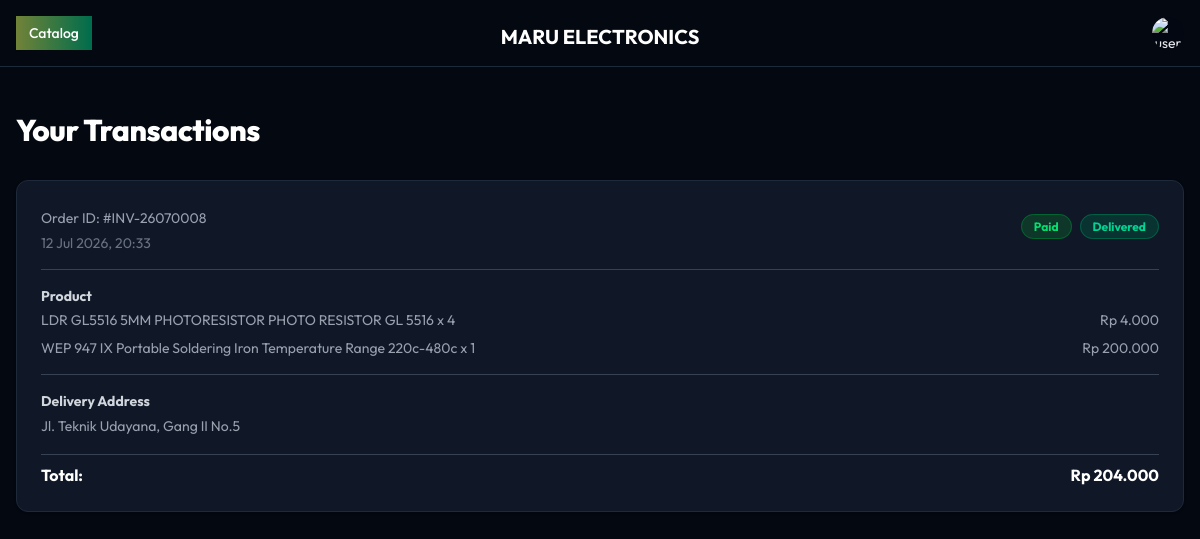
Screenshot of /transaction.php (signed in) with the database file from the repository.
### tables this page shows
CREATE TABLE `tb_order` (
  `id_order` int NOT NULL AUTO_INCREMENT,
  `id_user` int DEFAULT NULL,
  `total` double(17,2) DEFAULT '0.00',
  `status` tinyint DEFAULT NULL,
  `shipping_status` int DEFAULT '0',
  `delivery_address` text,
  `payment_type` varchar(125) DEFAULT NULL,
  `created_at` datetime DEFAULT NULL,
  PRIMARY KEY (`id_order`)
);

CREATE TABLE `tb_order_detail` (
  `id_order_det` int NOT NULL AUTO_INCREMENT,
  `id_order` int DEFAULT NULL,
  `id_product` int DEFAULT NULL,
  `qty` bigint DEFAULT NULL,
  `price` double(17,2) DEFAULT '0.00',
  PRIMARY KEY (`id_order_det`)
);

CREATE TABLE `tb_product` (
  `id_product` int NOT NULL AUTO_INCREMENT,
  `product_name` varchar(75) DEFAULT NULL,
  `price` double(17,2) DEFAULT '0.00',
  `stock` bigint DEFAULT NULL,
  `desc` text,
  `img` text,
  PRIMARY KEY (`id_product`)
);

### transaction.php (the view, shortened to what this page needs)
<!DOCTYPE html>
<html lang="en">
<head>
    <link href="src/output.css" rel="stylesheet">
    <?php
        include 'config/koneksi.php';
        $id_user = $_SESSION['id_user'];
    ?>
</head>
<body class="dark bg-main-blue font-sans text-gray-200">
    <?php
        include 'include/navbar.php';
    ?>
    <main class="pt-28 pb-20 px-4 max-w-screen-xl mx-auto min-h-screen">
        <h1 class="text-3xl font-extrabold text-white mb-8 tracking-tight">Your Transactions</h1>
        <div class="space-y-6">
            <?php
            $query_order = mysqli_query($conn, "SELECT * FROM db_maruelectronics.tb_order WHERE id_user = '$id_user' ORDER BY created_at DESC");
            if (mysqli_num_rows($query_order) == 0) {
                echo '<div class="bg-neutral-primary-soft border border-default p-10 rounded-xl text-center">
                        <p class="text-gray-400">You have no transaction history.</p>
                      </div>';
            } else {
                while ($order = mysqli_fetch_assoc($query_order)) {
                    if ($order['status'] == 1) {
                        $status_badge = '<span class="bg-green-900/50 text-green-400 border border-green-800 text-xs font-bold px-3 py-1 rounded-full">Paid</span>';
                    } elseif ($order['status'] == 2) {
                        $status_badge = '<span class="bg-red-900/50 text-red-400 border border-red-800 text-xs font-bold px-3 py-1 rounded-full">Failed / Expired</span>';
                    } else {
                        $status_badge = '<span class="bg-yellow-900/50 text-yellow-400 border border-yellow-800 text-xs font-bold px-3 py-1 rounded-full">Pending Payment</span>';
                    }
                    $shipping_badge = '';
                    if ($order['status'] == 1) {
                        if ($order['shipping_status'] == 0) {
                            $shipping_badge = '<span class="bg-gray-800 text-gray-300 border border-gray-600 text-xs font-bold px-3 py-1 rounded-full ml-2">Processing</span>';
                        } elseif ($order['shipping_status'] == 2) {
                            $shipping_badge = '<span class="bg-emerald-900/50 text-emerald-400 border border-emerald-800 text-xs font-bold px-3 py-1 rounded-full ml-2">Delivered</span>';
                        }
                    }
            ?>
                <div class="bg-neutral-primary-soft border border-default p-6 rounded-xl shadow-sm">
                    <div class="flex flex-col sm:flex-row justify-between items-start sm:items-center mb-4 pb-4 border-b border-gray-700">
                        <div>
                            <span class="text-sm font-mono text-gray-400">Order ID: #INV-<?php echo date('ym', strtotime($order['created_at'])) . str_pad($order['id_order'], 4, '0', STR_PAD_LEFT); ?></span>
                            <p class="text-sm text-gray-500 mt-1"><?php echo date('d M Y, H:i', strtotime($order['created_at'])); ?></p>
                        </div>
                        <div class="mt-2 sm:mt-0 text-right flex items-center">
                            <div class="mb-2"><?php echo $status_badge . $shipping_badge; ?></div>
                        </div>
                    </div>
                    <div class="space-y-2 mb-2">
                        <h4 class="text-sm font-bold text-gray-300 mb-1">Product</h4>
                        <?php
                        $id_order_current = $order['id_order'];
                        $query_detail = mysqli_query($conn, "SELECT d.qty, d.price, p.product_name FROM db_maruelectronics.tb_order_detail d JOIN db_maruelectronics.tb_product p ON d.id_product = p.id_product WHERE d.id_order = '$id_order_current'");
                        while ($detail = mysqli_fetch_assoc($query_detail)) {
                        ?>
                            <div class="flex justify-between text-sm">
                                <span class="text-gray-400"><?php echo htmlspecialchars($detail['product_name']); ?> x <?php echo $detail['qty']; ?></span>
                                <span class="text-gray-400">Rp <?php echo number_format($detail['price'], 0, ',', '.'); ?></span>
                            </div>
                        <?php } ?>
                    </div>
                    <div class="mt-4 pt-4 border-t border-gray-700">
                        <h4 class="text-sm font-bold text-gray-300 mb-1">Delivery Address</h4>
                        <p class="text-sm text-gray-400 leading-relaxed">
                            <?php
                                echo !empty($order['delivery_address']) ? htmlspecialchars($order['delivery_address']) : '<span class="italic text-gray-500">Address not recorded for this transaction.</span>';
                            ?>
                        </p>
                    </div>
                    <div class="flex justify-between font-bold text-white mt-4 border-t border-gray-700 pt-2">
                        <span>Total:</span>
                        <span>Rp <?php echo number_format($order['total'], 0, ',', '.'); ?></span>
                    </div>
                </div>
            <?php
                }
            }
            ?>
        </div>
    </main>
</body>
</html>

### rows the page displays
tb_order: created_at "2607", id_order "0008", created_at "12 Jul 2026, 20:33", status "Paid", shipping_status "Delivered", delivery_address "Jl. Teknik Udayana, Gang II No.5", total "204.000"
tb_order_detail: id_product.product_name "LDR GL5516 5MM PHOTORESISTOR PHOTO RESISTOR GL 5516", qty "4", price "4.000"
tb_order_detail: id_product.product_name "WEP 947 IX Portable Soldering Iron Temperature Range 220c-480c", qty "1", price "200.000"
